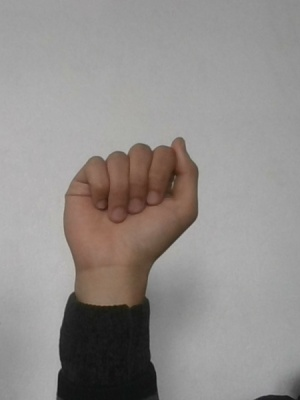
#> input picture data/test/A/141.jpg, 300 x 400 px, given in place of the camera
$ python collect-data-num.py
#> lines starting #> are read from the running program, lines starting #| are printed output that depends on the picture; after the words box and inside, x2 and y2 are one past the last pixel; in counts of white or black regions, pixels touching at a corner belong together
import cv2
import numpy as np
import os
import string
# Create the directory structure
if not os.path.exists("datanum"):
    os.makedirs("datanum")
if not os.path.exists("datanum/train"):
    os.makedirs("datanum/train")
if not os.path.exists("datanum/test"):
    os.makedirs("datanum/test")

# Create directories for each class in training and testing
for i in range(10):
    if not os.path.exists("datanum/train/" + str(i)):
        os.makedirs("datanum/train/"+str(i))
    if not os.path.exists("datanum/test/" + str(i)):
        os.makedirs("datanum/test/"+str(i))

for item in ['add', 'sub', 'mul', 'div']:
    if not os.path.exists("datanum/train/" + item):
        os.makedirs("datanum/train/" + item)
    if not os.path.exists("datanum/test/" + item):
        os.makedirs("datanum/test/" + item)

# Train or test
mode = 'test'
directory = 'datanum/'+mode+'/'
minValue = 70

cap = cv2.VideoCapture(0)
interrupt = -1

while True:
    _, frame = cap.read()
#> frame is the input picture: shape (400, 300, 3); mean B, G, R 139.6, 142.1, 146.5
    # Simulating mirror image
    frame = cv2.flip(frame, 1)

    # Getting count of existing images
    count = {
             'zero': len(os.listdir(directory+"/0")),
             'one': len(os.listdir(directory+"/1")),
             'two': len(os.listdir(directory+"/2")),
             'three': len(os.listdir(directory+"/3")),
             'four': len(os.listdir(directory+"/4")),
             'five': len(os.listdir(directory+"/5")),
             'six': len(os.listdir(directory+"/6")),
             'seven': len(os.listdir(directory+"/7")),
             'eight': len(os.listdir(directory+"/8")),
             'nine': len(os.listdir(directory+"/9")),
             'add': len(os.listdir(directory+"/add")),
             'sub': len(os.listdir(directory+"/sub")),
             'mul': len(os.listdir(directory+"/mul")),
             'div': len(os.listdir(directory+"/div")),
             }

    # Printing the count in each set to the screen
    cv2.putText(frame, "MODE : " + mode, (10, 50), cv2.FONT_HERSHEY_PLAIN, 1, (0, 255, 255), 1)
    cv2.putText(frame, "ZERO : "+str(count['zero']), (10, 70), cv2.FONT_HERSHEY_PLAIN, 1, (0,255,255), 1)
    cv2.putText(frame, "ONE : "+str(count['one']), (10, 80), cv2.FONT_HERSHEY_PLAIN, 1, (0,255,255), 1)
#> frame: shape (400, 300, 3); mean B, G, R 139.1, 142.5, 146.8
    cv2.putText(frame, "TWO : "+str(count['two']), (10, 90), cv2.FONT_HERSHEY_PLAIN, 1, (0,255,255), 1)
    cv2.putText(frame, "THREE : "+str(count['three']), (10, 100), cv2.FONT_HERSHEY_PLAIN, 1, (0,255,255), 1)
    cv2.putText(frame, "FOUR : "+str(count['four']), (10, 110), cv2.FONT_HERSHEY_PLAIN, 1, (0,255,255), 1)
    cv2.putText(frame, "FIVE : "+str(count['five']), (10, 120), cv2.FONT_HERSHEY_PLAIN, 1, (0,255,255), 1)
#> frame: shape (400, 300, 3); mean B, G, R 138.4, 142.9, 147.2
    cv2.putText(frame, "SIX : "+str(count['six']), (10, 130), cv2.FONT_HERSHEY_PLAIN, 1, (0,255,255), 1)
    cv2.putText(frame, "SEVEN : "+str(count['seven']), (10, 140), cv2.FONT_HERSHEY_PLAIN, 1, (0,255,255), 1)
    cv2.putText(frame, "EIGHT : "+str(count['eight']), (10, 150), cv2.FONT_HERSHEY_PLAIN, 1, (0,255,255), 1)
    cv2.putText(frame, "NINE : "+str(count['nine']), (10, 160), cv2.FONT_HERSHEY_PLAIN, 1, (0,255,255), 1)
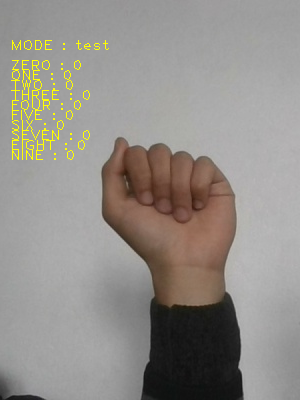
#> frame: shape (400, 300, 3); mean B, G, R 137.8, 143.2, 147.6
    cv2.putText(frame, "ADD : "+str(count['add']), (10, 170), cv2.FONT_HERSHEY_PLAIN, 1, (0,255,255), 1)
#> frame: shape (400, 300, 3); 0.09% of pixels changed, all inside (x1, y1, x2, y2) = (11, 160, 70, 170)
    cv2.putText(frame, "SUB : "+str(count['sub']), (10, 180), cv2.FONT_HERSHEY_PLAIN, 1, (0,255,255), 1)
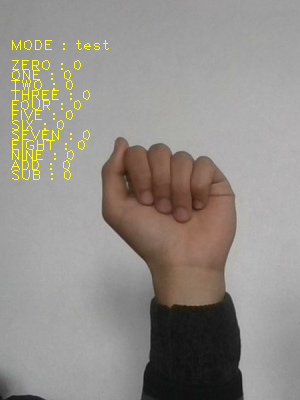
#> frame: shape (400, 300, 3); mean B, G, R 137.5, 143.4, 147.8
    cv2.putText(frame, "MUL : "+str(count['mul']), (10, 190), cv2.FONT_HERSHEY_PLAIN, 1, (0,255,255), 1)
#> frame: shape (400, 300, 3); 0.08% of pixels changed, all inside (x1, y1, x2, y2) = (12, 180, 72, 190)
    cv2.putText(frame, "DIV : "+str(count['div']), (10, 200), cv2.FONT_HERSHEY_PLAIN, 1, (0,255,255), 1)
    # Coordinates of the ROI
    x1 = int(0.5*frame.shape[1])
#> x1 = 150
    y1 = 10
    x2 = frame.shape[1]-10
#> x2 = 290
    y2 = int(0.5*frame.shape[1])
#> y2 = 150
    # Drawing the ROI
    # The increment/decrement by 1 is to compensate for the bounding box
    cv2.rectangle(frame, (220-1, 9), (620+1, 419), (255,0,0) ,1)
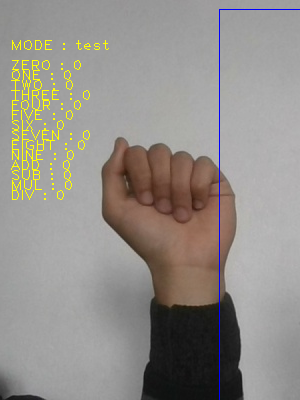
#> frame: shape (400, 300, 3); mean B, G, R 137.8, 143.1, 147.4
    # Extracting the ROI
    roi = frame[10:410, 220:520]
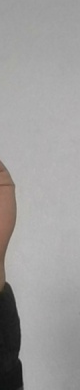
#> roi: shape (390, 80, 3); mean B, G, R 157.4, 158.2, 159.8
#    roi = cv2.resize(roi, (64, 64))

    cv2.imshow("Frame", frame)
    gray = cv2.cvtColor(roi, cv2.COLOR_BGR2GRAY)
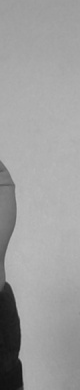
#> gray: shape (390, 80); min 17, max 187, mean 158.6

    blur = cv2.GaussianBlur(gray,(5,5),2)
    #blur = cv2.bilateralFilter(roi,9,75,75)

    th3 = cv2.adaptiveThreshold(blur,255,cv2.ADAPTIVE_THRESH_GAUSSIAN_C,cv2.THRESH_BINARY_INV,11,2)
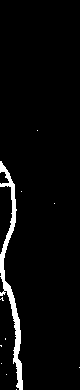
#> th3: shape (390, 80); 3.9% white; 11 white regions (10 under 20 px), largest, box (x1, y1, x2, y2) and area: (0, 161, 23, 390) 1206
    ret, test_image = cv2.threshold(th3, minValue, 255, cv2.THRESH_BINARY_INV+cv2.THRESH_OTSU)
#> ret = 0


    test_image = cv2.resize(test_image, (300,300))
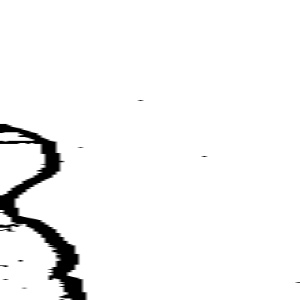
#> test_image: shape (300, 300); min 0, max 255, mean 245
    cv2.imshow("test", test_image)

    interrupt = cv2.waitKey(10)
#> (key Esc is pressed here)
    if interrupt & 0xFF == 27: # esc key
        break
    if interrupt & 0xFF == ord('0'):
        cv2.imwrite(directory+'0/'+str(count['zero'])+'.jpg', roi)
    if interrupt & 0xFF == ord('1'):
        cv2.imwrite(directory+'1/'+str(count['one'])+'.jpg', roi)
    if interrupt & 0xFF == ord('2'):
        cv2.imwrite(directory+'2/'+str(count['two'])+'.jpg', roi)
    if interrupt & 0xFF == ord('3'):
        cv2.imwrite(directory+'3/'+str(count['three'])+'.jpg', roi)
    if interrupt & 0xFF == ord('4'):
        cv2.imwrite(directory+'4/'+str(count['four'])+'.jpg', roi)
    if interrupt & 0xFF == ord('5'):
        cv2.imwrite(directory+'5/'+str(count['five'])+'.jpg', roi)
    if interrupt & 0xFF == ord('6'):
        cv2.imwrite(directory+'6/'+str(count['six'])+'.jpg', roi)
    if interrupt & 0xFF == ord('7'):
        cv2.imwrite(directory+'7/'+str(count['seven'])+'.jpg', roi)
    if interrupt & 0xFF == ord('8'):
        cv2.imwrite(directory+'8/'+str(count['eight'])+'.jpg', roi)
    if interrupt & 0xFF == ord('9'):
        cv2.imwrite(directory+'9/'+str(count['nine'])+'.jpg', roi)
    if interrupt & 0xFF == ord('+'):
        cv2.imwrite(directory+'add/'+str(count['add'])+'.jpg', roi)
    if interrupt & 0xFF == ord('-'):
        cv2.imwrite(directory+'sub/'+str(count['sub'])+'.jpg', roi)
    if interrupt & 0xFF == ord('*'):
        cv2.imwrite(directory+'mul/'+str(count['mul'])+'.jpg', roi)
    if interrupt & 0xFF == ord('/'):
        cv2.imwrite(directory+'div/'+str(count['div'])+'.jpg', roi)
cap.release()
cv2.destroyAllWindows()
